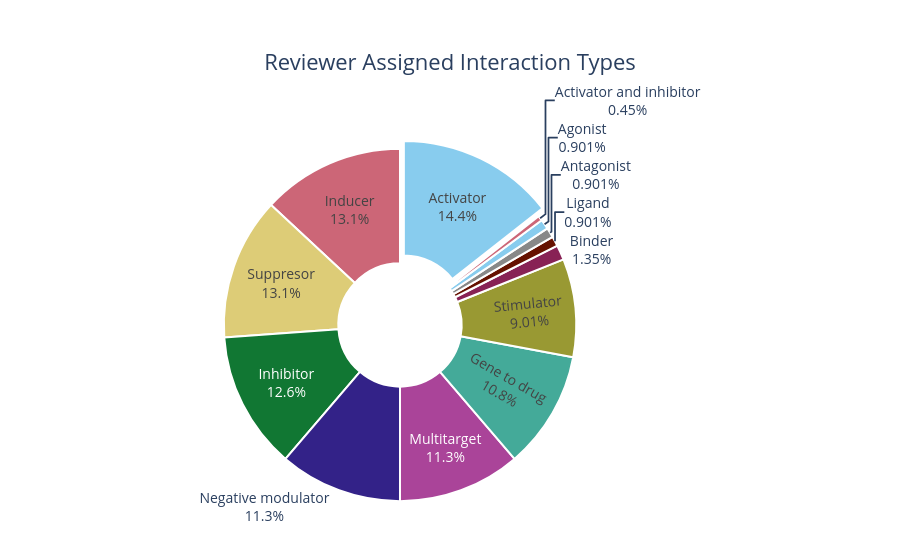

This figure's notebook cell:
### Code cell
import pandas as pd
import plotly.express as px

# --- Copy and clean ---
tdf = df.copy()

# Ensure column is string before splitting (handle NaN safely)
tdf['What type of interaction?'] = (
    tdf['What type of interaction?']
    .fillna('')  # replace NaN with empty string
    .astype(str)
    .apply(lambda x: [s.strip().capitalize() for s in x.split(',') if s.strip() != ''])
)

# --- Explode into one row per interaction type ---
tdf = tdf.explode('What type of interaction?')

# --- Drop empty values ---
tdf = tdf[tdf['What type of interaction?'].notna() & (tdf['What type of interaction?'] != '')]

# --- Count frequency ---
interaction_counts = tdf['What type of interaction?'].value_counts().reset_index()
interaction_counts.columns = ['Interaction Type', 'Count']

# --- Plotly Pie Chart ---
fig = px.pie(
    interaction_counts,
    names='Interaction Type',
    values='Count',
    title='Reviewer Assigned Interaction Types',
    color='Interaction Type',
    color_discrete_sequence=px.colors.qualitative.Safe,
    hole=0.35
)

fig.update_traces(
    textinfo='label+percent',
    textfont_size=14,
    pull=[0.05 if i == 0 else 0 for i in range(len(interaction_counts))],
    marker={"line": {"color":'white', "width":2}}
)

fig.update_layout(
    title={"x":0.5, "xanchor":'center', "font":{"size":22}},
    showlegend=False,
    plot_bgcolor='white',
    paper_bgcolor='white',
    margin={"l":50, "r":50, "t":140, "b":50}
)

fig.show()
fig.write_image("interaction_type_pie.png", scale=3, width=1200, height=800)

### Figure 1 — Plotly figure (JSON) as saved in the notebook; plotly's stock layout.template omitted (floating-point values rounded to 4 significant figures)
{"data": [{"customdata": [["Activator"], ["Inducer"], ["Suppresor"], ["Inhibitor"], ["Negative modulator"], ["Multitarget"], ["Gene to drug"], ["Stimulator"], ["Binder"], ["Ligand"], ["Antagonist"], ["Agonist"], ["Activator and inhibitor"]], "domain": {"x": [0, 1], "y": [0, 1]}, "hole": 0.35, "hovertemplate": "Interaction Type=%{customdata[0]}<br>Count=%{value}<extra></extra>", "labels": ["Activator", "Inducer", "Suppresor", "Inhibitor", "Negative modulator", "Multitarget", "Gene to drug", "Stimulator", "Binder", "Ligand", "Antagonist", "Agonist", "Activator and inhibitor"], "legendgroup": "", "marker": {"colors": ["rgb(136, 204, 238)", "rgb(204, 102, 119)", "rgb(221, 204, 119)", "rgb(17, 119, 51)", "rgb(51, 34, 136)", "rgb(170, 68, 153)", "rgb(68, 170, 153)", "rgb(153, 153, 51)", "rgb(136, 34, 85)", "rgb(102, 17, 0)", "rgb(136, 136, 136)", "rgb(136, 204, 238)", "rgb(204, 102, 119)"], "line": {"color": "white", "width": 2}}, "name": "", "pull": [0.05, 0, 0, 0, 0, 0, 0, 0, 0, 0, 0, 0, 0], "showlegend": true, "textfont": {"size": 14}, "textinfo": "label+percent", "type": "pie", "values": [32, 29, 29, 28, 25, 25, 24, 20, 3, 2, 2, 2, 1]}], "layout": {"legend": {"tracegroupgap": 0}, "margin": {"b": 50, "l": 50, "r": 50, "t": 140}, "paper_bgcolor": "white", "piecolorway": ["rgb(136, 204, 238)", "rgb(204, 102, 119)", "rgb(221, 204, 119)", "rgb(17, 119, 51)", "rgb(51, 34, 136)", "rgb(170, 68, 153)", "rgb(68, 170, 153)", "rgb(153, 153, 51)", "rgb(136, 34, 85)", "rgb(102, 17, 0)", "rgb(136, 136, 136)"], "plot_bgcolor": "white", "showlegend": false, "title": {"font": {"size": 22}, "text": "Reviewer Assigned Interaction Types", "x": 0.5, "xanchor": "center"}}}
